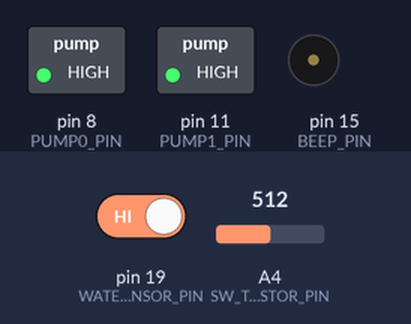
Recording of a sketch running on a simulated Arduino Uno, built with avr-gcc and run on an emulated ATmega328P. Parts: switched loads named in the sketch (green lamp = pin HIGH), buzzer (waves = sounding, pin HIGH). The test bench sets the inputs (shaded band); at power-on: pin 19 (WATERSENSOR_PIN) HIGH, A4 (SW_THERMISTOR_PIN) = 512. What the sketch prints to the serial monitor is not drawn.

Above: at 4.6 s.
4.7 s: pin 19 (WATERSENSOR_PIN) driven LOW
At 5.2 s:
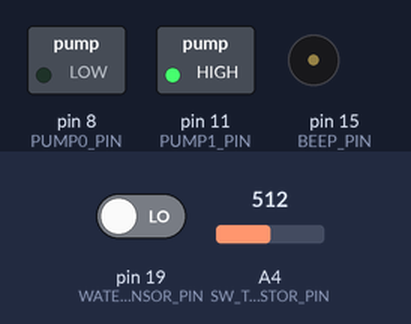
6.2 s: pin 19 (WATERSENSOR_PIN) driven HIGH
At 7.6 s:
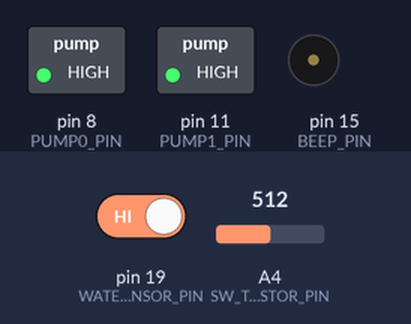
Timing chart, 0 to 9.2 s (numbered marks = the images above; inputs shaded):
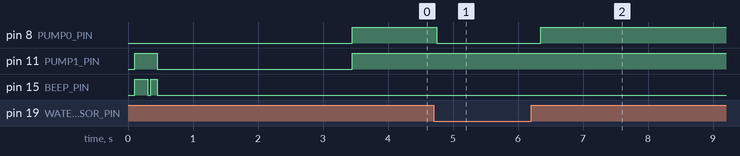

Measured:
- after the input at 4.7 s, pin 8 (PUMP0_PIN): HIGH → LOW after 0.05 s
- after the input at 6.2 s, pin 8 (PUMP0_PIN): LOW → HIGH after 0.15 s

The sketch:

quinoa_waterDrawWhenOnAndSupplyAlways_LGT8F328.ino
```cpp
#define PUMP0_PIN 8  // 給水用
#define PUMP1_PIN 11 // 排水用
#define SW_THERMISTOR_PIN A4
#define BEEP_PIN 15
#define WATERSENSOR_PIN 19
#define BEEP

void beep(int millis) {
  Serial.print("beep:"+ millis);
#ifdef BEEP
  digitalWrite(BEEP_PIN, HIGH);
#endif
  delay(millis);
  digitalWrite(BEEP_PIN, LOW);
}
void pi() {
  beep(200);
}
void pipi() {
  beep(200);
  delay(50);
  beep(100);

}
void pipipipi() {
  beep(200);
  delay(50);
  beep(100);
  delay(100);
  beep(100);
  delay(100);
  beep(100);

}
void peee() {
  beep(1000);
}


void runPUMP0() {
  digitalWrite(PUMP0_PIN, HIGH);
}
void stopPUMP0() {
  digitalWrite(PUMP0_PIN, LOW);
}

void flush(int flushtime){

  Serial.println("排水");
  digitalWrite(PUMP1_PIN, 0);
  delay(flushtime);
  digitalWrite(PUMP1_PIN, 1);


}
//------------------------------------------------------------------------------
void setup() {

  Serial.begin(115200);
  delay(100);
  Serial.println("WATERCONTROLLER START");
  pinMode(WATERSENSOR_PIN, INPUT_PULLUP);
  pinMode(PUMP0_PIN, OUTPUT);
  pinMode(PUMP1_PIN, OUTPUT);
  pinMode(BEEP_PIN, OUTPUT);
  digitalWrite(PUMP1_PIN, 1);
  digitalWrite(PUMP0_PIN, 0);
  digitalWrite(SW_THERMISTOR_PIN, 0);
  digitalWrite(BEEP_PIN, 0);
  pipi();
  Serial.println( digitalRead(WATERSENSOR_PIN));
  // 5分排水
  flush(3000);


}

void dummy()
{

  Serial.println("給水");
  digitalWrite(PUMP0_PIN, 1);
  delay(60000);
  digitalWrite(PUMP0_PIN, 0);
/*
  Serial.println("排水");
  digitalWrite(PUMP1_PIN, 0);
  delay(3000);
  digitalWrite(PUMP1_PIN, 1);
*/
}
void loop(){

    // 給水
  while ( 1 == digitalRead(WATERSENSOR_PIN )){   // 水位が充たされてなければこのループを回る
    Serial.println("給水");
    digitalWrite(PUMP0_PIN, 1);
    while ( 1 == digitalRead(WATERSENSOR_PIN )){ // 水位が充たされるまでこのループを回る
      delay(100);
  }}
  while ( 0 == digitalRead(WATERSENSOR_PIN )){
    Serial.println("完了");
    digitalWrite(PUMP0_PIN, 0);
    while ( 0 == digitalRead(WATERSENSOR_PIN )){  // 水位が充たされていたらこのループを回る
      delay(100);
      int check = analogRead(SW_THERMISTOR_PIN);  // ボタンが押されたら
      if (0 == check) flush(3000);                // 一定時間排水

  }}
  delay(100);
}
```
